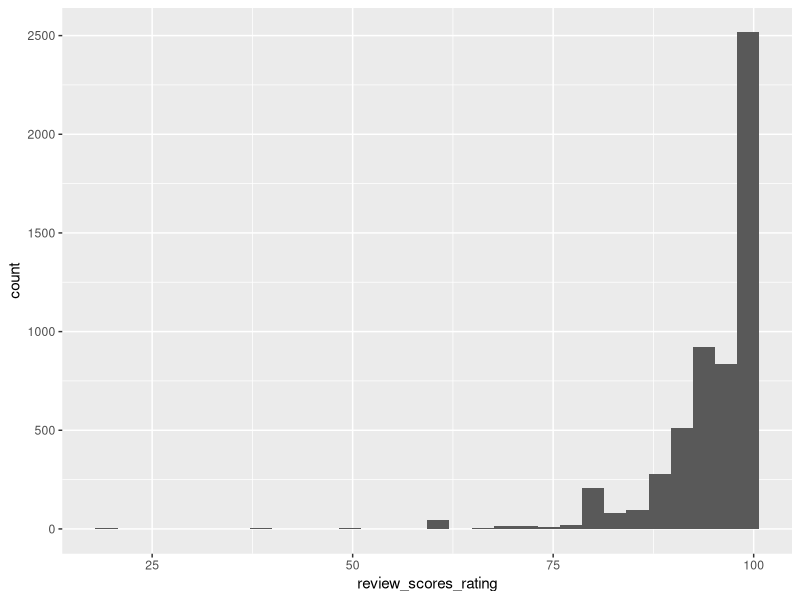
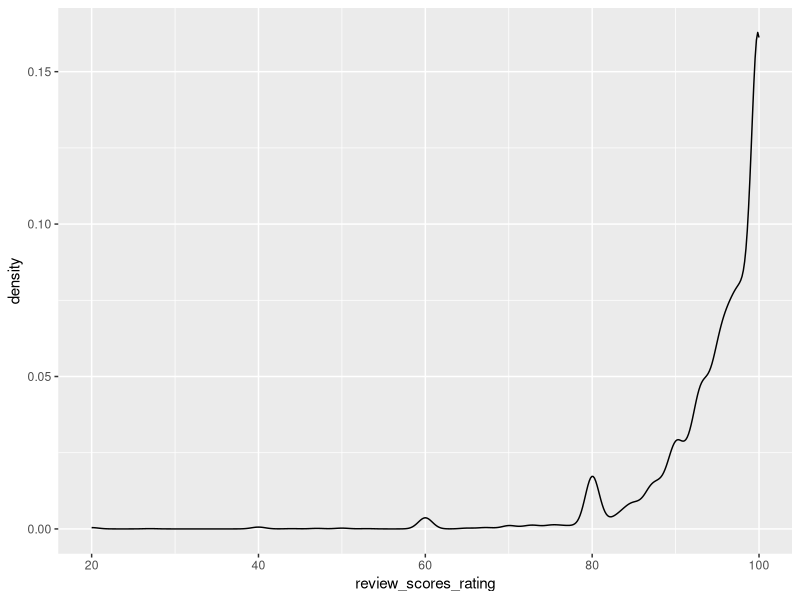
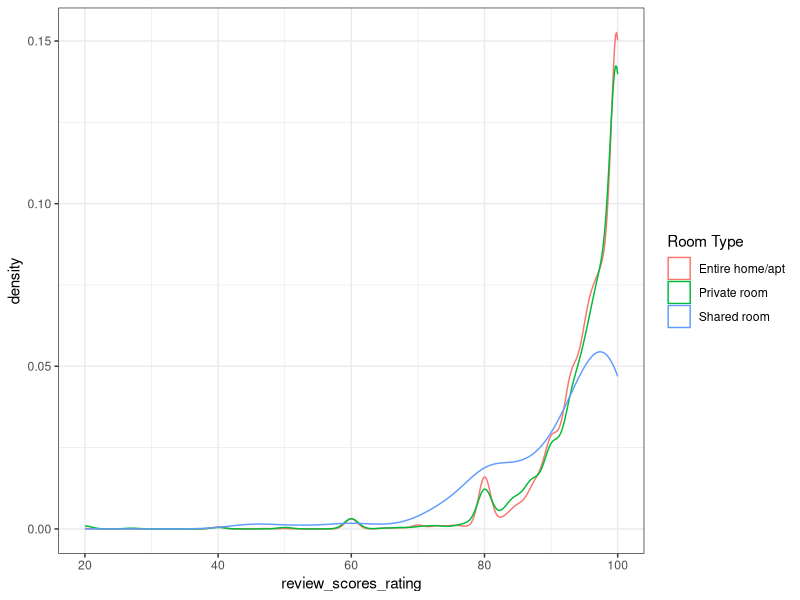
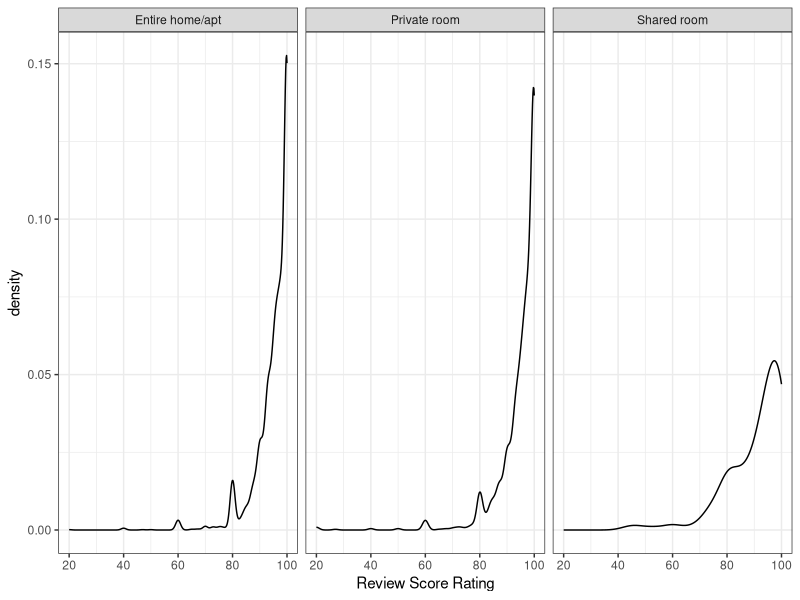
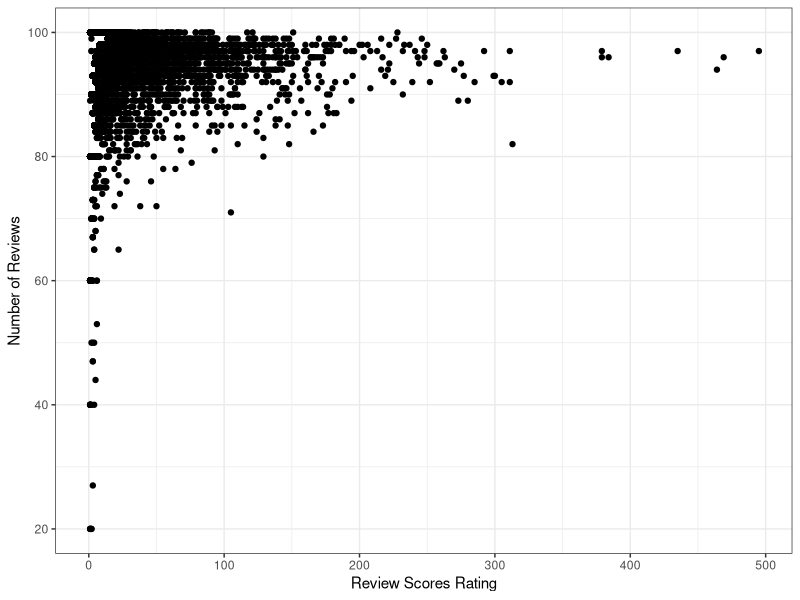
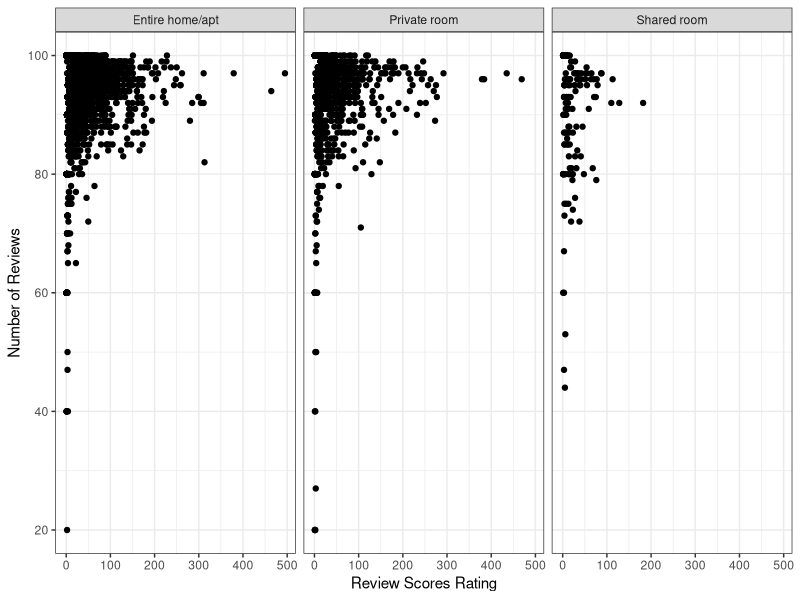

Write R code to recreate these figures, in order.
## ---- chunk 1
knitr::opts_chunk$set(echo = TRUE)
## ---- chunk 2
# Purpose: Exploratory data analysis of airbnb data
# Author: Nuvan Rathnayaka
# Date: September 2018

# Setup -----------------------------------------------------------
library(tidyverse)

# Data Import ------------------------------------------------------
airbnb_dc <- read_csv("data/listings.csv") #Since I'm using an RStudio project, I only have to specify the path relative to the top directory

#If you have problems running the read_csv above, the following code should also work
#(Download data directly from the internet)
#airbnb_dc <- read_csv(url("https://unc-libraries-data.github.io/R-Open-Labs/week2_Workflow/data/listings.csv"))

## ---- chunk 3
c(1,2,3,4) #Numeric (integer)
c(1.4,2.7,3.2) #Numeric (double)
c("cat","dog","fish") #Character
c(TRUE,FALSE,TRUE) #Logical

c("cat",1,FALSE) #Character - check other combinations yourself!
## ---- chunk 4
matrix(1:9,nrow=3,ncol=3)
#1:9 is equivalent to c(1,2,3,4,5,6,7,8,9)
## ---- chunk 5
class(airbnb_dc)
## ---- chunk 6
class(airbnb_dc$property_type)
## ---- chunk 7
# Some useful functions  ----------------------------------------
dim(airbnb_dc)
head(airbnb_dc)
glimpse(airbnb_dc)
## ---- chunk 8
# Categorical Variables  ----------------------------------------
table(airbnb_dc$property_type)
## ---- chunk 9
sort(table(airbnb_dc$property_type), decreasing=TRUE)
## ---- chunk 10
property_type_table <- table(airbnb_dc$property_type)
sort(property_type_table, decreasing = TRUE)
## ---- chunk 11
table(airbnb_dc$price > 500)
## ---- chunk 12
with(airbnb_dc, table(property_type, price > 500))
## ---- chunk 13
# Continuous Variables  ----------------------------------------

mean(airbnb_dc$price)
sd(airbnb_dc$price)
min(airbnb_dc$price)

median(airbnb_dc$price)

max(airbnb_dc$price)

## ---- chunk 14
with(airbnb_dc, cor(price, number_of_reviews))
## ---- chunk 15
# Continuous Variables  ----------------------------------------


sum(is.na(airbnb_dc$review_scores_rating)) #summing a logical (TRUE/FALSE) vector counts the number of TRUE values
## ---- chunk 16

colSums(is.na(airbnb_dc))

## ---- chunk 17
mean(airbnb_dc$review_scores_rating)
with(airbnb_dc, cor(review_scores_rating, reviews_per_month))
## ---- chunk 18
lm(review_scores_rating~price, data=airbnb_dc)
## ---- chunk 19
mean(airbnb_dc$review_scores_rating, na.rm=TRUE)
with(airbnb_dc, cor(review_scores_rating, reviews_per_month, use="pairwise.complete.obs"))
## ---- chunk 20

airbnb_dc$price_gt_500 <- (airbnb_dc$price > 500)
write_csv(airbnb_dc, "data/modified_airbnb.csv")
## ---- chunk 21
ggplot(airbnb_dc, aes(x=review_scores_rating)) + geom_histogram()

## ---- chunk 22
ggplot(airbnb_dc, aes(x=review_scores_rating)) + geom_density() 

## ---- chunk 23

ggplot(airbnb_dc, aes(x=review_scores_rating, color=room_type)) + geom_density() + guides(color=guide_legend(title="Room Type")) + theme_bw()

## ---- chunk 24

ggplot(airbnb_dc, aes(x=review_scores_rating, color=)) + geom_density() + facet_wrap(~ room_type) + xlab("Review Score Rating") + theme_bw()


## ---- chunk 25
ggplot(data=airbnb_dc,aes(x=number_of_reviews,y=review_scores_rating))+
  geom_point() + xlab("Review Scores Rating") + ylab("Number of Reviews") + theme_bw()
## ---- chunk 26
ggplot(data=airbnb_dc,aes(x=number_of_reviews,y=review_scores_rating))+
  geom_point() + xlab("Review Scores Rating") + ylab("Number of Reviews") + theme_bw() + facet_wrap(~ room_type)
